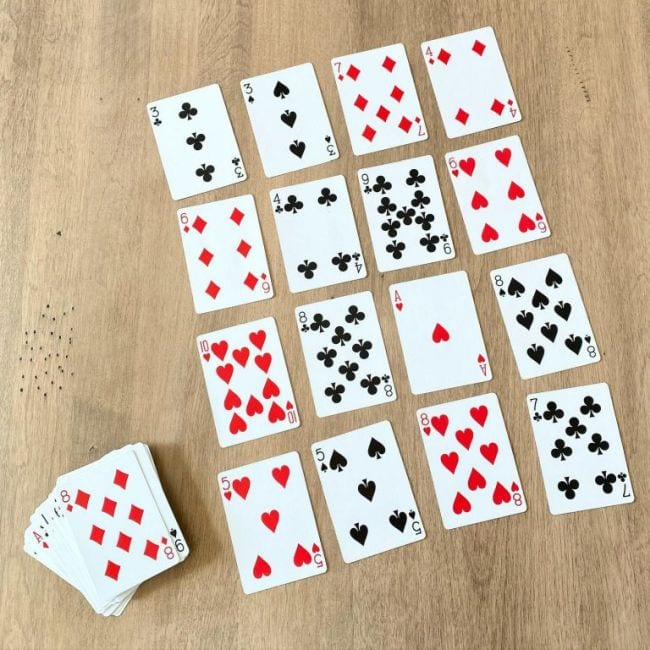
#> input picture Resources/cards.jpg, 650 x 650 px
$ python chapter5.py
#> lines starting #> are read from the running program, lines starting #| are printed output that depends on the picture
import cv2
import numpy as np

img = cv2.imread("Resources/cards.jpg")
#> img is the input picture: shape (650, 650, 3); mean B, G, R 162.5, 182.3, 198.5

pts1= np.float32([[387,284],[465,268],[411,396],[491,379]])
width,height=250,350
pts2 = np.float32([[0,0],[width,0],[0,height],[width,height]])
matrix = cv2.getPerspectiveTransform(pts1,pts2)
imgOutput=cv2.warpPerspective(img,matrix,(width,height))
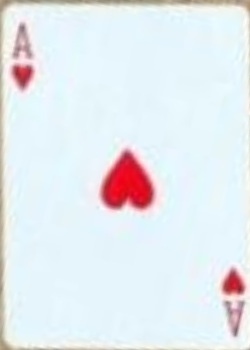
#> imgOutput: shape (350, 250, 3); mean B, G, R 239.2, 234.8, 229.1
cv2.imshow("Image",img)
cv2.imshow("Output",imgOutput)

cv2.waitKey(0)
